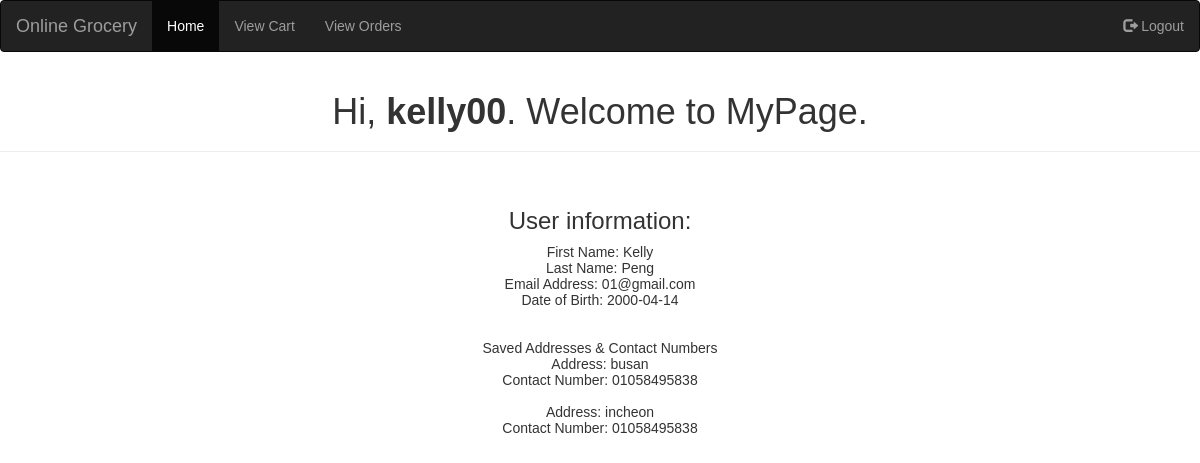
The app's page /welcome.php (signed in) with its own data.
### tables this page shows
CREATE TABLE User_Details (
  username VARCHAR(128) NOT NULL,  
  password VARCHAR(128) NOT NULL,
	first_name VARCHAR(128) NOT NULL,
	last_name VARCHAR(128) NOT NULL,
	email VARCHAR(128) NOT NULL,
  birthdate DATE,
  PRIMARY KEY (username)
);

CREATE TABLE User_Ordering (
  username VARCHAR(128),
  delivery_addr VARCHAR(512) NOT NULL,
  contact_number VARCHAR(128) NOT NULL,
  PRIMARY KEY (username, delivery_addr, contact_number),
  CONSTRAINT fk_user_ordering_username FOREIGN KEY (username) REFERENCES User_Details (username)
);

### welcome.php (the view, shortened to what this page needs)
<?php
$conn = new mysqli(DB_SERVER, DB_USERNAME, DB_PASSWORD, DB_NAME);
?>
<!DOCTYPE html>
<html lang="en">
<head>
    <link rel="stylesheet" href="https://maxcdn.bootstrapcdn.com/bootstrap/3.4.1/css/bootstrap.min.css">
</head>
<body>
    <nav class="navbar navbar-inverse">
    <div class="container-fluid">
        <div class="navbar-header">
            <a class="navbar-brand" href="index.php">Online Grocery</a>
        </div>
        <ul class="nav navbar-nav">
            <li class="active"><a href="index.php">Home</a></li>
            <li><a href="cart.php">View Cart</a></li>
            <li><a href="order.php">View Orders</a></li>
        </ul>
        <ul class="nav navbar-nav navbar-right">
            <li><a href="logout.php"><span class="glyphicon glyphicon-log-out"></span> Logout</a></li>
        </ul>
    </div>
    </nav>
    <div class="page-header">
        <h1>Hi, <b><?php echo htmlspecialchars($_SESSION["username"]); ?></b>. Welcome to MyPage.</h1>
    </div>
  <br><h3>User information: </h3>
    <p>
        <?php
            $username = $_SESSION["username"];
            $result = mysqli_query($conn, "SELECT * From User_Details WHERE username='$username'");
            $resultCheck = mysqli_num_rows($result);
            if ($resultCheck > 0) {
                while ($row = mysqli_fetch_array($result)) {
                    echo 'First Name: '   . $row['first_name']   . '<br>';
                    echo 'Last Name: '    . $row['last_name']    . '<br>';
                    echo 'Email Address: '    . $row['email']    . '<br>';
                    echo 'Date of Birth: '    . $row['birthdate']    . '<br>';
                }
            }
            echo "<br><br>Saved Addresses & Contact Numbers";
            $username = $_SESSION["username"];
            $result = mysqli_query($conn, "SELECT * From User_Ordering WHERE username='$username'");
            $resultCheck = mysqli_num_rows($result);
            if ($resultCheck > 0) {
                while ($row = mysqli_fetch_array($result)) {
                    echo '<br>Address: '   . $row['delivery_addr']   . '<br>';
                    echo 'Contact Number: '    . $row['contact_number']    . '<br>';
                }
            }
        ?>
    </p>
</body>
</html>

### welcome.php (style rules this page uses)
body { font: 14px sans-serif; text-align: center; }

### records on screen
user_details: first_name "Kelly", last_name "Peng", email "01@gmail.com", birthdate "2000-04-14"
user_ordering: delivery_addr "busan", contact_number "01058495838"
user_ordering: delivery_addr "incheon", contact_number "01058495838"

### other values on screen
$_SESSION["username"] "kelly00"
